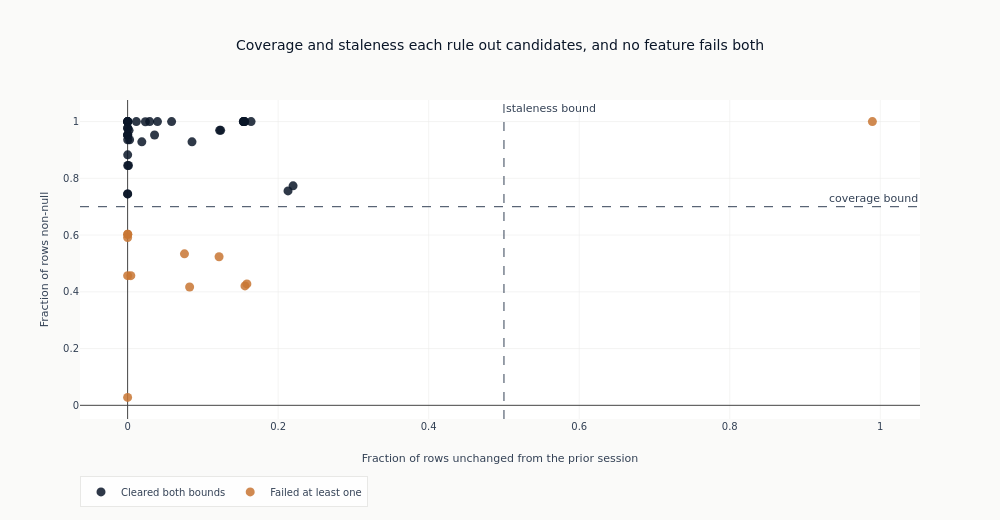

Notebook code cell kept with this figure:
### Code cell
gate_x = [staleness[f] for f in all_feature_cols]
gate_y = [coverage[f] for f in all_feature_cols]
fig = go.Figure()
for cleared, color, name in (
    (True, COLORS["blue"], "Cleared both bounds"),
    (False, COLORS["copper"], "Failed at least one"),
):
    members = [f for f in all_feature_cols if correctness[f] is cleared]
    if not members:
        continue
    _ = fig.add_trace(
        go.Scatter(
            x=[staleness[f] for f in members],
            y=[coverage[f] for f in members],
            mode="markers",
            marker={"color": color, "size": 9, "opacity": 0.85},
            text=members,
            name=name,
        )
    )
_ = fig.add_hline(
    y=COVERAGE_MIN,
    line={"color": COLORS["neutral"], "width": 1, "dash": "dash"},
    annotation_text="coverage bound",
)
_ = fig.add_vline(
    x=STALENESS_MAX,
    line={"color": COLORS["neutral"], "width": 1, "dash": "dash"},
    annotation_text="staleness bound",
)
fig.update_layout(
    title="Coverage and staleness each rule out candidates, and no feature fails both",
    xaxis_title="Fraction of rows unchanged from the prior session",
    yaxis_title="Fraction of rows non-null",
    height=520,
    width=1000,
    legend={"orientation": "h", "y": -0.18},
)
fig.show()
only_staleness = sum(
    1
    for f in all_feature_cols
    if not correctness[f] and coverage[f] >= COVERAGE_MIN and staleness[f] > STALENESS_MAX
)
only_coverage = sum(
    1
    for f in all_feature_cols
    if not correctness[f] and coverage[f] < COVERAGE_MIN and staleness[f] <= STALENESS_MAX
)
print(f"Failed on staleness alone: {only_staleness}")
print(f"Failed on coverage alone:  {only_coverage}")
print(f"Failed on both:            {n_fail - only_staleness - only_coverage}")

### Figure 1 — Plotly figure (JSON) as saved in the notebook; plotly's stock layout.template omitted (floating-point values rounded to 4 significant figures)
{"data": [{"marker": {"color": "#0a1628", "opacity": 0.85, "size": 9}, "mode": "markers", "name": "Cleared both bounds", "text": ["d_iv_30_atm", "d_iv_rank", "d_skew_rr_30_25d", "gk_vol_21", "iv_30_atm", "iv_30_call_25d", "iv_30_put_25d", "iv_7_atm", "iv_mom_21d", "iv_mom_5d", "iv_mom_rank", "iv_rank", "ivrv_spread", "mom_126d", "mom_21d", "mom_21d_rank", "mom_252d", "mom_5d", "mom_63d", "mom_63d_rank", "mom_risk_adj_63", "mom_skip_recent", "realized_skew_21", "rv_20", "rv_63", "rv_rank", "skew_rank", "skew_rr_30_25d", "skew_to_atm_ratio", "spread_atm_30", "term_slope_near_atm", "vol_of_vol_21", "vrp_rank", "garch_cond_vol", "garch_vol_surprise", "garch_ivrv_spread"], "type": "scatter", "x": [0.1223, 0.001874, 0.1236, 0.0, 0.1538, 0.154, 0.1539, 0.2198, 0.08553, 0.001092, 0.01888, 0.03966, 2.887e-05, 8.399e-05, 8.662e-05, 0.02361, 3.937e-05, 9.187e-05, 5.774e-05, 0.03578, 5.512e-05, 4.462e-05, 7.087e-05, 8.399e-05, 5.774e-05, 0.05843, 0.01158, 0.1556, 0.1553, 0.164, 0.2131, 0.0, 0.02933, 0.002638, 8.227e-05, 0.000144], "y": [0.969, 0.969, 0.969, 1.0, 1.0, 1.0, 1.0, 0.7736, 0.9285, 0.8451, 0.9285, 1.0, 1.0, 0.8827, 0.9992, 0.9992, 0.7451, 1.0, 0.9528, 0.9528, 0.9528, 0.7451, 0.9766, 1.0, 0.9528, 1.0, 1.0, 1.0, 1.0, 1.0, 0.7556, 0.9773, 1.0, 0.9361, 0.9361, 0.8452]}, {"marker": {"color": "#C87533", "opacity": 0.85, "size": 9}, "mode": "markers", "name": "Failed at least one", "text": ["d_term_ratio_atm", "iv_30_atm_pct_252", "iv_30_atm_z_252", "iv_30_atm_z_63", "iv_90_atm", "qc_converged_share", "skew_rr_z_63", "term_convexity", "term_ratio_atm", "term_ratio_z_63", "term_slope_far_atm", "vrp_z_63"], "type": "scatter", "x": [0.08236, 0.004247, 7.874e-06, 8.137e-05, 0.07553, 0.9895, 0.0001916, 0.1559, 0.1584, 0.0, 0.1215, 0.0], "y": [0.4169, 0.4571, 0.4571, 0.6029, 0.5339, 1.0, 0.6029, 0.4209, 0.4278, 0.02783, 0.5236, 0.5915]}], "layout": {"annotations": [{"showarrow": false, "text": "coverage bound", "x": 1, "xanchor": "right", "xref": "x domain", "y": 0.7, "yanchor": "bottom", "yref": "y"}, {"showarrow": false, "text": "staleness bound", "x": 0.5, "xanchor": "left", "xref": "x", "y": 1, "yanchor": "top", "yref": "y domain"}], "height": 520, "legend": {"orientation": "h", "y": -0.18}, "shapes": [{"line": {"color": "#334155", "dash": "dash", "width": 1}, "type": "line", "x0": 0, "x1": 1, "xref": "x domain", "y0": 0.7, "y1": 0.7, "yref": "y"}, {"line": {"color": "#334155", "dash": "dash", "width": 1}, "type": "line", "x0": 0.5, "x1": 0.5, "xref": "x", "y0": 0, "y1": 1, "yref": "y domain"}], "title": {"text": "Coverage and staleness each rule out candidates, and no feature fails both"}, "width": 1000, "xaxis": {"title": {"text": "Fraction of rows unchanged from the prior session"}}, "yaxis": {"title": {"text": "Fraction of rows non-null"}}}}
